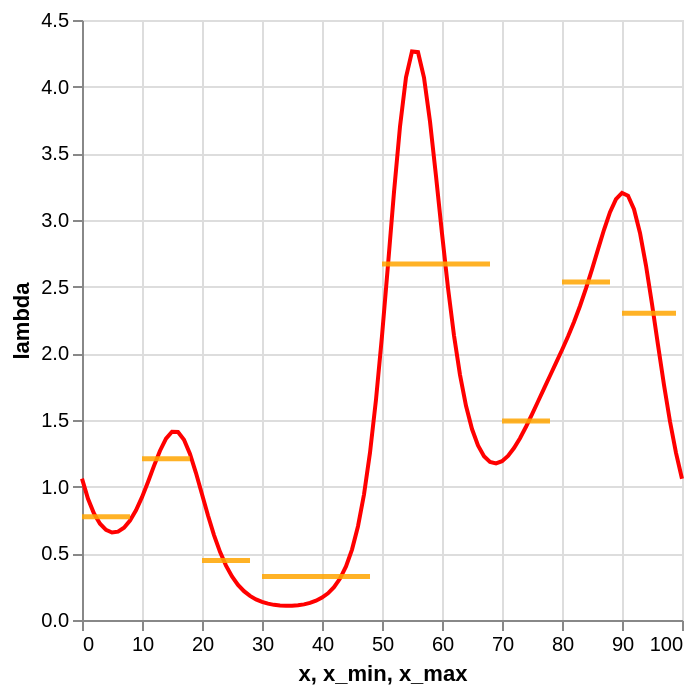

Notebook code cell kept with this figure:
### Code cell
plot_data(df_rates, df_expanded)

### Figure 1 — Vega-Lite specification as saved in the notebook (floating-point values rounded to 4 significant figures)
{"config": {"view": {"continuousWidth": 300, "continuousHeight": 300}}, "layer": [{"data": {"name": "data-57e9ce31636ad67c36e7dccf51564a34"}, "mark": {"type": "line", "color": "red"}, "encoding": {"x": {"field": "x", "type": "quantitative"}, "y": {"field": "lambda", "title": "lambda", "type": "quantitative"}}}, {"data": {"name": "data-76d7978c27708f3dc3c547466e9c4f48"}, "mark": {"type": "rule", "color": "orange", "opacity": 0.85, "strokeWidth": 2.5}, "encoding": {"x": {"field": "x_min", "type": "quantitative"}, "x2": {"field": "x_max"}, "y": {"field": "lambda_obs", "title": "lambda", "type": "quantitative"}}}], "$schema": "https://vega.github.io/schema/vega-lite/v6.1.0.json", "datasets": {"data-57e9ce31636ad67c36e7dccf51564a34": [{"x": 0, "lambda": 1.06}, {"x": 1, "lambda": 0.9096}, {"x": 2, "lambda": 0.7984}, {"x": 3, "lambda": 0.7218}, {"x": 4, "lambda": 0.6755}, {"x": 5, "lambda": 0.6564}, {"x": 6, "lambda": 0.6624}, {"x": 7, "lambda": 0.6925}, {"x": 8, "lambda": 0.7463}, {"x": 9, "lambda": 0.8231}, {"x": 10, "lambda": 0.9209}, {"x": 11, "lambda": 1.035}, {"x": 12, "lambda": 1.156}, {"x": 13, "lambda": 1.27}, {"x": 14, "lambda": 1.361}, {"x": 15, "lambda": 1.412}, {"x": 16, "lambda": 1.41}, {"x": 17, "lambda": 1.352}, {"x": 18, "lambda": 1.245}, {"x": 19, "lambda": 1.102}, {"x": 20, "lambda": 0.9426}, {"x": 21, "lambda": 0.7833}, {"x": 22, "lambda": 0.6371}, {"x": 23, "lambda": 0.5112}, {"x": 24, "lambda": 0.408}, {"x": 25, "lambda": 0.3263}, {"x": 26, "lambda": 0.2635}, {"x": 27, "lambda": 0.216}, {"x": 28, "lambda": 0.1807}, {"x": 29, "lambda": 0.1547}, {"x": 30, "lambda": 0.1359}, {"x": 31, "lambda": 0.1226}, {"x": 32, "lambda": 0.1136}, {"x": 33, "lambda": 0.1083}, {"x": 34, "lambda": 0.106}, {"x": 35, "lambda": 0.1067}, {"x": 36, "lambda": 0.1103}, {"x": 37, "lambda": 0.1173}, {"x": 38, "lambda": 0.1283}, {"x": 39, "lambda": 0.1446}, {"x": 40, "lambda": 0.1677}, {"x": 41, "lambda": 0.2003}, {"x": 42, "lambda": 0.2462}, {"x": 43, "lambda": 0.3108}, {"x": 44, "lambda": 0.4014}, {"x": 45, "lambda": 0.5281}, {"x": 46, "lambda": 0.7033}, {"x": 47, "lambda": 0.9412}, {"x": 48, "lambda": 1.255}, {"x": 49, "lambda": 1.653}, {"x": 50, "lambda": 2.13}, {"x": 51, "lambda": 2.664}, {"x": 52, "lambda": 3.209}, {"x": 53, "lambda": 3.7}, {"x": 54, "lambda": 4.07}, {"x": 55, "lambda": 4.264}, {"x": 56, "lambda": 4.259}, {"x": 57, "lambda": 4.068}, {"x": 58, "lambda": 3.738}, {"x": 59, "lambda": 3.329}, {"x": 60, "lambda": 2.898}, {"x": 61, "lambda": 2.491}, {"x": 62, "lambda": 2.134}, {"x": 63, "lambda": 1.839}, {"x": 64, "lambda": 1.606}, {"x": 65, "lambda": 1.432}, {"x": 66, "lambda": 1.309}, {"x": 67, "lambda": 1.229}, {"x": 68, "lambda": 1.186}, {"x": 69, "lambda": 1.175}, {"x": 70, "lambda": 1.191}, {"x": 71, "lambda": 1.231}, {"x": 72, "lambda": 1.289}, {"x": 73, "lambda": 1.364}, {"x": 74, "lambda": 1.449}, {"x": 75, "lambda": 1.542}, {"x": 76, "lambda": 1.639}, {"x": 77, "lambda": 1.736}, {"x": 78, "lambda": 1.832}, {"x": 79, "lambda": 1.928}, {"x": 80, "lambda": 2.025}, {"x": 81, "lambda": 2.127}, {"x": 82, "lambda": 2.236}, {"x": 83, "lambda": 2.355}, {"x": 84, "lambda": 2.487}, {"x": 85, "lambda": 2.63}, {"x": 86, "lambda": 2.779}, {"x": 87, "lambda": 2.927}, {"x": 88, "lambda": 3.058}, {"x": 89, "lambda": 3.157}, {"x": 90, "lambda": 3.204}, {"x": 91, "lambda": 3.182}, {"x": 92, "lambda": 3.081}, {"x": 93, "lambda": 2.903}, {"x": 94, "lambda": 2.659}, {"x": 95, "lambda": 2.37}, {"x": 96, "lambda": 2.063}, {"x": 97, "lambda": 1.763}, {"x": 98, "lambda": 1.489}, {"x": 99, "lambda": 1.253}, {"x": 100, "lambda": 1.06}], "data-76d7978c27708f3dc3c547466e9c4f48": [{"obs_interval": "[0,9)", "x_min": 0, "x_max": 8, "lambda_obs": 0.7738}, {"obs_interval": "[10,19)", "x_min": 10, "x_max": 18, "lambda_obs": 1.209}, {"obs_interval": "[20,29)", "x_min": 20, "x_max": 28, "lambda_obs": 0.4471}, {"obs_interval": "[30,49)", "x_min": 30, "x_max": 48, "lambda_obs": 0.3264}, {"obs_interval": "[50,69)", "x_min": 50, "x_max": 68, "lambda_obs": 2.67}, {"obs_interval": "[70,79)", "x_min": 70, "x_max": 78, "lambda_obs": 1.492}, {"obs_interval": "[80,89)", "x_min": 80, "x_max": 88, "lambda_obs": 2.535}, {"obs_interval": "[90,99]", "x_min": 90, "x_max": 99, "lambda_obs": 2.301}]}}
